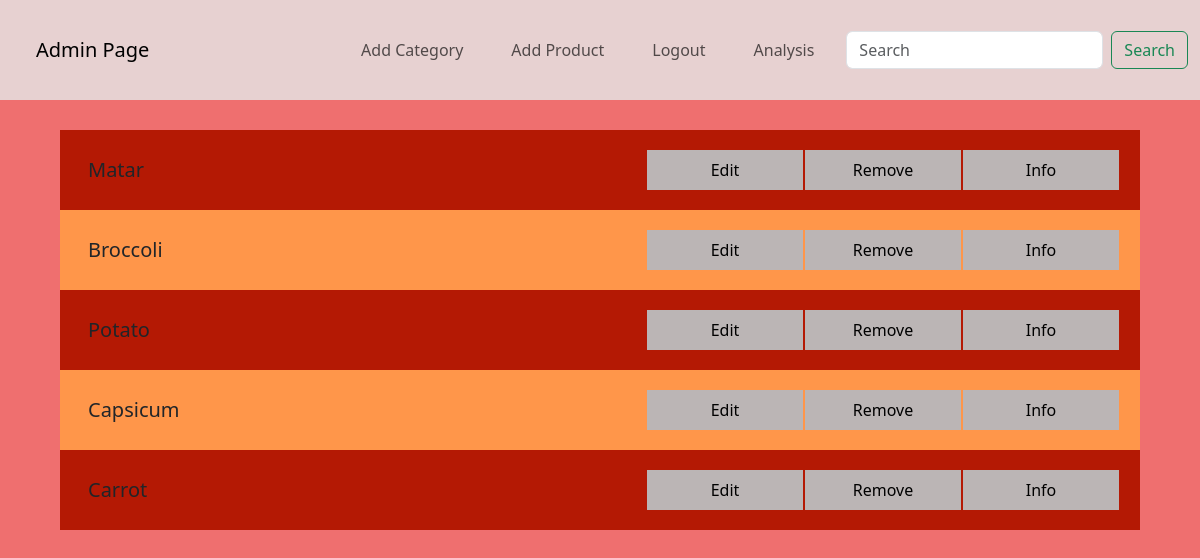
/admin_home_page/admin_product_list (signed in), run on the app's committed database.
### User_model.py (models this page shows, shortened)
class Product(db.Model):
    product_id = db.Column(db.Integer(), primary_key=True,
                           unique=True, nullable=False)
    product_name = db.Column(
        db.String(60), nullable=False)  # like basmati rice
    img_file = db.Column(
        db.String(100),  nullable=False, default='default_product.jpg')
    product_desc = db.Column(db.Text(), nullable=False)
    product_stock = db.Column(
        db.Integer(), nullable=False)  # 10 ~ pack available
    product_mfg = db.Column(db.Date(), nullable=False)  # 2023-5-24
    product_exp = db.Column(db.Date(), nullable=False)  # 2023-5-30
    product_price = db.Column(
        db.Integer(), nullable=False)  # 100 ~ 100Rs per pack
    product_pack_details = db.Column(db.String(20), nullable=False)
    product_category_id = db.Column(
        db.Integer(), db.ForeignKey('category.category_id'), nullable=True, unique=False )
    product_cart = db.relationship(
        'Cart', backref='cart_product')

### app.py (the view)
@app.route('/admin_home_page/admin_product_list', methods=['GET', 'POST'])
def admin_product_list():
    if not admin_login_status():
        return redirect(url_for('admin_login'))
    if request.method == 'POST':
        item = request.form.get('search_string')
        product_list = Product.query.filter(func.lower(
            Product.product_name).like(f"{item}%")).all()
        return render_template('admin_product_list.html', product_list=product_list)
    product_list = Product.query.all()
    return render_template('admin_product_list.html', product_list=product_list)

### app.py (called while the page is built)
def admin_login_status():
    admin_name = session.get('adminname')
    if admin_name:
        return True
    else:
        False

### templates/admin_product_list.html (shortened to what this page needs)
<!DOCTYPE html>
<html lang="en">
<head>
  <link href="https://cdn.jsdelivr.net/npm/bootstrap@5.3.0-alpha3/dist/css/bootstrap.min.css" rel="stylesheet"
>
  <link rel="stylesheet" href="{{ url_for('static', filename='admin_nav.css') }}">
  <link rel="stylesheet" href="{{ url_for('static', filename='admin_list.css') }}">
</head>
<body>
  <nav class="navbar navbar-expand-lg navbar-light" style="width: 100%;padding: 30px 0px">
    <div class="container-fluid">
      <a class="navbar-brand ms-4" href="{{ url_for('admin_home_page') }}">Admin Page</a>
      <div class="collapse navbar-collapse" id="navbarNav">
        <ul class="navbar-nav ms-auto">
          <li class="nav-item">
            <a class="nav-link mx-3" href="http://127.0.0.1:5000/admin_home_page/add_category">Add Category</a>
          </li>
          <li class="nav-item">
            <a class="nav-link mx-3" href="http://127.0.0.1:5000/admin_home_page/add_product">Add Product</a>
          </li>
          <li class="nav-item mx-3">
            <a class="nav-link" href="{{ url_for('logout_admin') }}">Logout</a>
          </li>
          <li class="nav-item mx-3">
            <a class="nav-link" href="http://127.0.0.1:5000/admin_home_page/admin_product_list/analytics">Analysis</a>
          </li>
        </ul>
        <form action="/admin_home_page/admin_product_list" method="post" class="d-flex">
          <input class="form-control me-2 ms-2" type="search" placeholder="Search" name="search_string"
            id="searh_string" aria-label="Search">
          <button class="btn btn-outline-success" type="submit">Search</button>
        </form>
      </div>
    </div>
  </nav>
  <div class="container cart-box">
    {% for x in product_list %}
    <div class="carts container-fluid d-flex flex-row justify-content-between">
      <div class="container-fluid d-flex flex-row justify-content-start text-align p-0" style="width: 50%; ">
        <h5 class="m-2">{{ x.product_name }}</h5>
      </div>
      <div class="container-fluid d-flex flex-row justify-content-end p-0" style="width: 50%;">
        <a href="/admin_home_page/admin_product_list/edit_product?product_id={{ x.product_id }}"
          class="edit-button form-box  d-flex justify-content-center">
          <p style="margin:auto;text-decoration: none;">Edit</p>
        </a>
        <form action="/remove_product" method="post" class="form-box edit-button" style="display: inline;">
          <button type="submit" class="buttom">Remove</button>
        </form>
        <a href="" class="edit-button form-box  d-flex justify-content-center">
          <p style="margin:auto">Info</p>
        </a>
      </div>
    </div>
    {% endfor %}
  </div>
</body>
</html>

### static/admin_nav.css (style rules this page uses)
body { background-color: #EF6F6F; height: auto; }
.navbar { width: 100vw; background-color: #e7d1d1; }

### static/admin_list.css (style rules this page uses)
.cart-box { background-color: white; width: 90%; height: auto; max-height: 450px; margin-top: 30px; overflow-y: scroll; padding: 0; }
.carts { margin: 0; height: auto; padding: 20px; }
.carts:nth-child(2n) { background-color: #FF964A; }
.carts:nth-child(2n+1) { background-color: #B41904; }
.form-box { width: 30%; height: 100%; background-color: #BBB5B5; margin: 0px 1px; text-decoration: none; color: black; font-weight: 30; }
.buttom { height: 100%; margin: 0px; width: 100%; color: black; height: 100%; margin: 0; border: 0px solid transparent; background-color: transparent; font-weight: 400; }
.edit-button { font-weight: 400; }

### data on the page
Product: product_name "Matar"
Product: product_name "Broccoli"
Product: product_name "Potato"
Product: product_name "Capsicum"
Product: product_name "Carrot"
